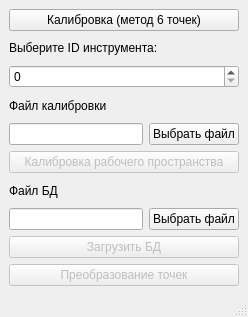
<?xml version="1.0" encoding="UTF-8"?>
<ui version="4.0">
 <class>MainInterface</class>
 <widget class="QMainWindow" name="MainInterface">
  <property name="enabled">
   <bool>true</bool>
  </property>
  <property name="geometry">
   <rect>
    <x>0</x>
    <y>0</y>
    <width>248</width>
    <height>317</height>
   </rect>
  </property>
  <property name="sizePolicy">
   <sizepolicy hsizetype="Preferred" vsizetype="Preferred">
    <horstretch>0</horstretch>
    <verstretch>0</verstretch>
   </sizepolicy>
  </property>
  <property name="minimumSize">
   <size>
    <width>0</width>
    <height>0</height>
   </size>
  </property>
  <property name="maximumSize">
   <size>
    <width>16777215</width>
    <height>16777215</height>
   </size>
  </property>
  <property name="windowTitle">
   <string>MainWindow</string>
  </property>
  <widget class="QWidget" name="centralwidget">
   <property name="sizePolicy">
    <sizepolicy hsizetype="Preferred" vsizetype="Preferred">
     <horstretch>0</horstretch>
     <verstretch>0</verstretch>
    </sizepolicy>
   </property>
   <layout class="QGridLayout" name="gridLayout">
    <item row="1" column="0">
     <layout class="QVBoxLayout" name="verticalLayout">
      <item>
       <widget class="QLabel" name="label">
        <property name="text">
         <string>Выберите ID инструмента:</string>
        </property>
       </widget>
      </item>
      <item>
       <widget class="QSpinBox" name="spinBox">
        <property name="maximum">
         <number>14</number>
        </property>
       </widget>
      </item>
     </layout>
    </item>
    <item row="2" column="0">
     <layout class="QVBoxLayout" name="verticalLayout_2">
      <item>
       <widget class="QLabel" name="label_2">
        <property name="text">
         <string>Файл калибровки</string>
        </property>
       </widget>
      </item>
      <item>
       <layout class="QHBoxLayout" name="horizontalLayout">
        <item>
         <widget class="QLineEdit" name="file_name"/>
        </item>
        <item>
         <widget class="QPushButton" name="file_pick">
          <property name="text">
           <string>Выбрать файл</string>
          </property>
         </widget>
        </item>
       </layout>
      </item>
     </layout>
    </item>
    <item row="4" column="0">
     <layout class="QVBoxLayout" name="verticalLayout_3">
      <item>
       <widget class="QLabel" name="label_3">
        <property name="text">
         <string>Файл БД</string>
        </property>
       </widget>
      </item>
      <item>
       <layout class="QHBoxLayout" name="horizontalLayout_2">
        <item>
         <widget class="QLineEdit" name="db_file_name"/>
        </item>
        <item>
         <widget class="QPushButton" name="db_file_pick">
          <property name="text">
           <string>Выбрать файл</string>
          </property>
         </widget>
        </item>
       </layout>
      </item>
     </layout>
    </item>
    <item row="0" column="0">
     <widget class="QPushButton" name="calibration_six_points">
      <property name="text">
       <string>Калибровка (метод 6 точек)</string>
      </property>
     </widget>
    </item>
    <item row="3" column="0">
     <widget class="QPushButton" name="calibration_workspace">
      <property name="enabled">
       <bool>false</bool>
      </property>
      <property name="text">
       <string>Калибровка рабочего пространства</string>
      </property>
     </widget>
    </item>
    <item row="6" column="0">
     <widget class="QPushButton" name="point_transformation">
      <property name="enabled">
       <bool>false</bool>
      </property>
      <property name="text">
       <string>Преобразование точек</string>
      </property>
     </widget>
    </item>
    <item row="5" column="0">
     <widget class="QPushButton" name="load_db">
      <property name="enabled">
       <bool>false</bool>
      </property>
      <property name="text">
       <string>Загрузить БД</string>
      </property>
     </widget>
    </item>
   </layout>
  </widget>
  <widget class="QStatusBar" name="statusbar"/>
 </widget>
 <resources/>
 <connections/>
</ui>
